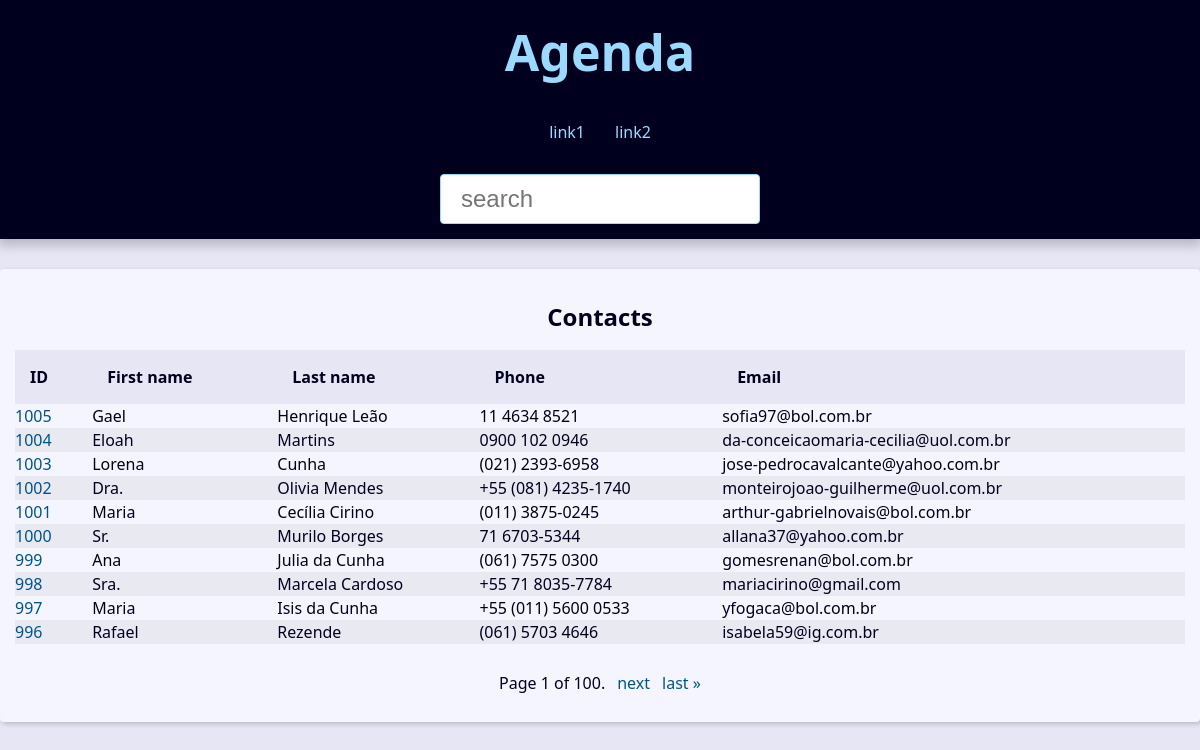
The app's page /search/ with its own data.
### contact/models.py (models this page shows, shortened)
class Contact(models.Model):
    first_name = models.CharField(max_length=50)
    last_name = models.CharField(max_length=50, blank=True)
    phone = models.CharField(max_length=50)
    email = models.EmailField(max_length=254, blank=True)
    create_date = models.DateTimeField(default = timezone.now)
    description = models.TextField(blank=True)
    show = models.BooleanField(default=True)
    pictures = models.ImageField(blank= True, upload_to='pictures/%Y/%m/')
    category = models.ForeignKey(
        Category,
        on_delete=models.SET_NULL,
        blank=True, null= True
    )
    owner = models.ForeignKey(
        User,
        on_delete=models.SET_NULL,
        blank=True, null= True
    )
    variaveis = 34

### contact/views/contact_views.py (the view)
# urls.py: path('search/', views.search, name = "search"),
def search(request):
    search_value = request.GET.get('q', " ").strip( )
    if search_value == " ":
        return redirect('contact:index')
    contacts = Contact.objects\
        .filter(show= True)\
        .filter(
            Q(first_name__icontains=search_value)|
            Q(last_name__icontains=search_value)|
            Q(phone__icontains=search_value)|
            Q(email__icontains=search_value)
            )\
        .order_by("-id")
    paginator = Paginator( contacts, 10)
    page_number = request.GET.get("page")
    page_obj = paginator.get_page(page_number)
    context = {
        'page_obj': page_obj,
        'site_title':'search - '
    }
    return render(
        request,
        "contact/index.html",
        context
    )

### contact/templates/contact/index.html
{% extends "global/base.html" %}
{% block content %}
{% if  page_obj %}
    <div class="responsive-table">
        <table class="contacts-table">
            <caption class="table-caption">
                Contacts
            </caption>
            <thead>
                <tr class="table-row table-row-header">
                    <th class="table-header">ID</th>
                    <th class="table-header">First name</th>
                    <th class="table-header">Last name</th>
                    <th class="table-header">Phone</th>
                    <th class="table-header">Email</th>
                </tr>
            </thead>
            <tbody>
                {% for contact in  page_obj %}
                    <tr class="table-row">
                        <td class="table-cell">
                            <a
                            class="table-link"
                            href="{% url 'contact:contact' contact.id %}"
                             >
                                {{ contact.id }}
                            </a>
                        </td>
                        <td class="table-cell">
                            {{ contact.first_name }}
                        </td>
                        <td class="table-cell">
                            {{ contact.last_name }}
                        </td>
                        <td class="table-cell">
                            {{ contact.phone }}
                        </td>
                        <td class="table-cell">
                            {{ contact.email }}
                        </td>
                    </tr>
                {% endfor %}
            </tbody>
        </table>
    </div>
{% else %}
    <div class="single-contact">
        <h1 class ="single-contact-name">
           Nenhum contato encontrado contato
        </h1>
    </div>
{% endif %}
{% endblock content %}

### base_templates/global/base.html
<!DOCTYPE html>
<html lang="pt-br">
<head>
  {% include 'global/partials/head.html' %}
</head>
<body>
  {% include 'global/partials/_header.html' %}
  <main class="content">
    {% block content %}{% endblock content %}
    {% include 'global/partials/_pagination.html' %}
  </main>
</body>
</html>

### base_templates/global/partials/head.html (shortened to what this page needs)
{% load static %}
<link rel="stylesheet" href="{% static 'global/css/style.css' %}">

### base_templates/global/partials/_header.html
<header class="header">
    <h1 class="header-heading">
      <a href="{% url 'contact:index' %}" class="header-link">
        Agenda
      </a>
    </h1>
    <nav class="menu">
      <ul class="menu-list">
        <li class="menu-item">
          <a href="" class="menu-link">
            link1
          </a>
        </li>
        <li class="menu-item">
          <a href="" class="menu-link">
            link2
          </a>
        </li>
      </ul>
    </nav>
    <div class="search">
      <form action="{% url 'contact:search' %}" method="GET">
        <input
        type="text"
        class="search-input"
        placeholder="search"
        id="search"
        name="q"
        value="{{ search_value }}"
        >
      </form>
    </div>
  </header>

### base_templates/global/partials/_pagination.html (shortened to what this page needs)
{% if page_obj %}
    <div class="pagination">
        <span class="step-links">
            <span class="current">
                Page {{ page_obj.number }} of {{ page_obj.paginator.num_pages }}.
            </span>
            {% if page_obj.has_next %}
                <a href="?page={{ page_obj.next_page_number }}&q={{request.GET.q.strip}}">next</a>
                <a href="?page={{ page_obj.paginator.num_pages }}&q={{request.GET.q.strip}}">last &raquo;</a>
            {% endif %}
        </span>
    </div>
{% endif %}

### base_static/global/css/style.css (style rules this page uses)
:root { --spacing: 1.5rem; --link-dark-color: rgb(0, 83, 134); --link-light-color: rgb(156, 217, 255); --clr-white: rgb(245, 245, 255); --clr-black: rgb(0, 0, 30); --clr-light-gray: rgb(230, 230, 245); --clr-dark-shadow-5: rgba(0, 0, 10, 5%); --clr-dark-shadow-10: rgba(0, 0, 10, 10%); --clr-dark-shadow-20: rgba(0, 0, 10, 20%); --clr-light-shadow-5: rgba(200, 200, 255, 5%); --clr-light-shadow-10: rgba(200, 200, 255, 10%); --clr-light-shadow-20: rgba(200, 200, 255, 20%); --main-page-width: 120rem; --table-min-width: 60rem; --biggest-font-size: 5rem; --bigger-font-size: 4rem; --big-font-size: 3.2rem; --medium-font-size: 2.4rem; --small-font-size: 1.6rem; --smaller-font-size: 1.4rem; --smallest-font-size: 1.2rem; --transition-fast: 300ms; --transition-medium: 600ms; --transition-slow: 1s; --default-border-radius: 4px; }
*, *::before, *::after { margin: 0; padding: 0; box-sizing: border-box; }
html { font-size: 62.5%; }
body { font-family: system-ui, -apple-system, BlinkMacSystemFont, 'Segoe UI', Roboto, Oxygen, Ubuntu, Cantarell, 'Open Sans', 'Helvetica Neue', sans-serif; line-height: 1.5; font-size: var(--small-font-size); color: var(--clr-black); -webkit-font-smoothing: antialiased; background: var(--clr-light-gray); }
.header { background: var(--clr-black); padding: var(--spacing); box-shadow: 0 5px 10px 2px var(--clr-dark-shadow-20); z-index: 1; position: relative; }
.header-heading { font-size: var(--biggest-font-size); text-align: center; }
.header-link { color: var(--link-light-color); text-decoration: none; transition: filter var(--transition-fast) ease-in-out; }
.menu { margin: var(--spacing); }
.menu-list { list-style: none; display: flex; justify-content: center; flex-flow: row wrap; }
.menu-link { display: block; padding: var(--spacing); color: var(--link-light-color); text-decoration: none; transition: background-color var(--transition-fast) ease-in-out; border-radius: var(--default-border-radius); }
.content { max-width: var(--main-page-width); margin: calc(var(--spacing) * 2) auto; padding: var(--spacing); background: var(--clr-white); box-shadow: 2px 2px 5px var(--clr-dark-shadow-20); border-radius: var(--default-border-radius); }
.responsive-table { width: 100%; overflow-x: auto; }
.contacts-table { width: 100%; min-width: var(--table-min-width); border-collapse: collapse; }
.table-caption { font-size: var(--medium-font-size); font-weight: bold; padding: var(--spacing); }
.table-row { text-align: left; text-overflow: ellipsis; transition: background-color var(--transition-fast) ease-in-out; }
.table-row:nth-of-type(2n) { background: var(--clr-dark-shadow-5); }
.table-row-header { background: var(--clr-light-gray); color: var(--clr-black); }
.table-cel, .table-header { padding: var(--spacing); }
.table-link { color: var(--link-dark-color); transition: color var(--transition-fast) ease-in-out; text-decoration: none; }
.pagination { margin-top: var(--spacing); display: flex; justify-content: center; padding: calc(var(--spacing) * 0.8); font-size: var(--small-font-size); }
.pagination .step-links { display: flex; gap: calc(var(--spacing) * 0.8); }
.pagination .step-links a { color: var(--link-dark-color); transition: color var(--transition-fast) ease-in-out; text-decoration: none; display: block; }
.search { display: flex; justify-content: center; }
.search-input { font-size: var(--medium-font-size); padding: 1rem 2rem; width: 100%; max-width: 32rem; border-radius: var(--default-border-radius); border: 1px solid var(--link-light-color); }

### records on screen
Contact: id "1005", first_name "Gael", last_name "Henrique Leão", phone "11 4634 8521", email "sofia97@bol.com.br"
Contact: id "1004", first_name "Eloah", last_name "Martins", phone "0900 102 0946", email "da-conceicaomaria-cecilia@uol.com.br"
Contact: id "1003", first_name "Lorena", last_name "Cunha", phone "(021) 2393-6958", email "jose-pedrocavalcante@yahoo.com.br"
Contact: id "1002", first_name "Dra.", last_name "Olivia Mendes", phone "+55 (081) 4235-1740", email "monteirojoao-guilherme@uol.com.br"
Contact: id "1001", first_name "Maria", last_name "Cecília Cirino", phone "(011) 3875-0245", email "arthur-gabrielnovais@bol.com.br"
Contact: id "1000", first_name "Sr.", last_name "Murilo Borges", phone "71 6703-5344", email "allana37@yahoo.com.br"
Contact: id "999", first_name "Ana", last_name "Julia da Cunha", phone "(061) 7575 0300", email "gomesrenan@bol.com.br"
Contact: id "998", first_name "Sra.", last_name "Marcela Cardoso", phone "+55 71 8035-7784", email "mariacirino@gmail.com"
Contact: id "997", first_name "Maria", last_name "Isis da Cunha", phone "+55 (011) 5600 0533", email "yfogaca@bol.com.br"
Contact: id "996", first_name "Rafael", last_name "Rezende", phone "(061) 5703 4646", email "isabela59@ig.com.br"

### other values on screen
{{ page_obj.number }} "1"
{{ page_obj.paginator.num_pages }} "100"
